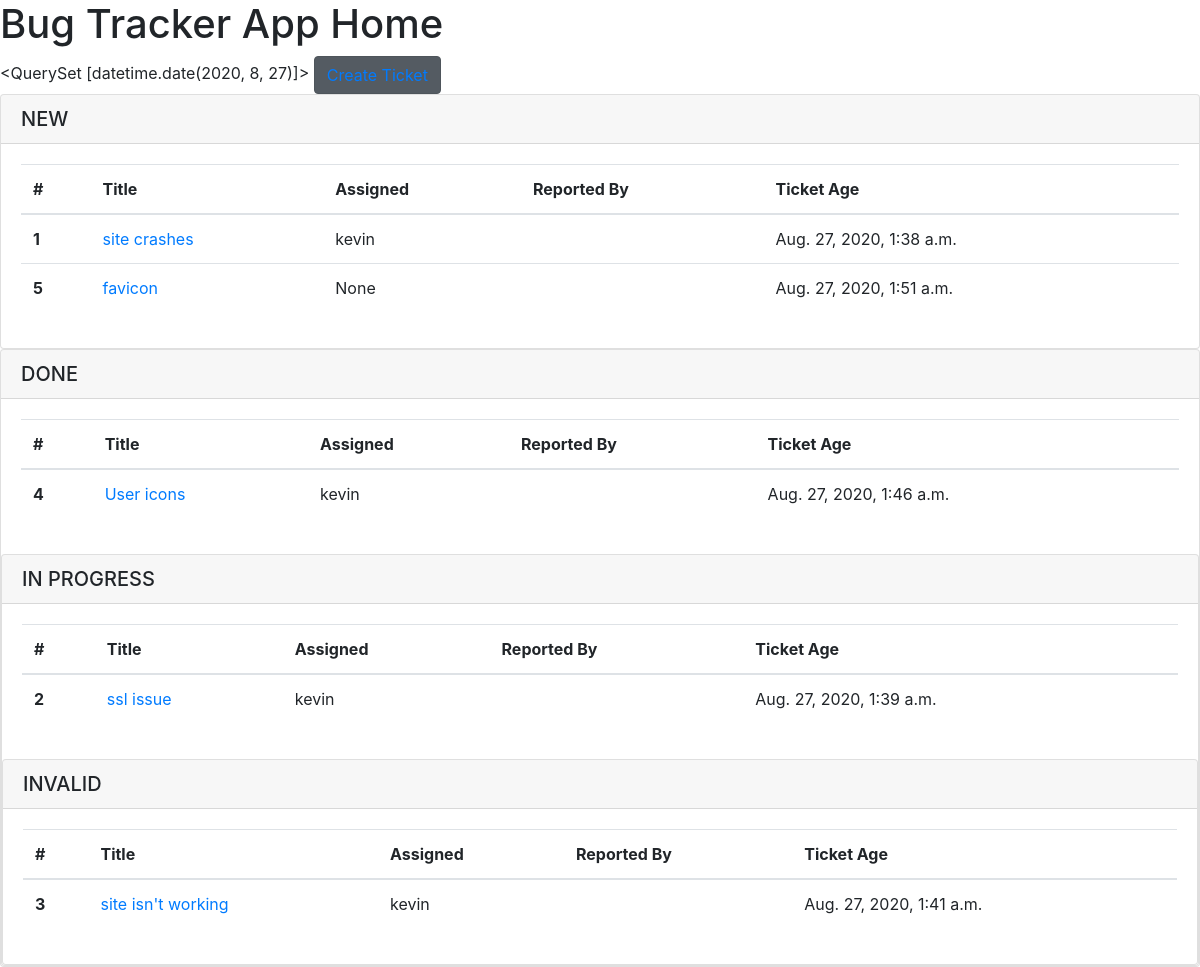
The page / on the database its author committed.
### bugtracker_app/models.py (models this page shows, shortened)
class Ticket(models.Model):
    class StatusChoices(models.TextChoices):
        NEW = 'New',
        IN_PROGRESS = 'In Progress',
        DONE = 'Done',
        INVALID = 'Invalid',
    title = models.CharField(max_length=90)
    time_submitted = models.DateTimeField(
        default=now, editable=False)
    description = models.TextField(max_length=255)
    createdby = models.ForeignKey(
        CustomUserModel, null=True, on_delete=models.CASCADE, related_name='createdby')
    status = models.CharField(
        max_length=32,
        choices=StatusChoices.choices,
        default=StatusChoices.NEW
    )
    assignedto = models.ForeignKey(
        CustomUserModel, null=True, default=None, on_delete=models.CASCADE, related_name='assignedto')
    completedby = models.ForeignKey(
        CustomUserModel, blank=True, null=True, default=None, on_delete=models.CASCADE, related_name='completedby')
    class Meta:
        unique_together = ['title', 'description']

### customuser_app/models.py (models this page shows)
class CustomUserModel(AbstractUser):
    displayname = models.CharField(max_length=90, blank=True, null=True)
    REQUIRED_FIELDS = ['displayname']
    def __str__(self):
        return self.username

### bugtracker_app/views.py (the view)
# urls.py: path('', index_view, name='homepage'),
def index_view(request):
    new_tickets = Ticket.objects.filter(status='New')
    done_tickets = Ticket.objects.filter(status='Done')
    in_progress_tickets = Ticket.objects.filter(status='In Progress')
    invalid_tickets = Ticket.objects.filter(status='Invalid')
    dt_submitted = Ticket.objects.dates('time_submitted', kind='day')
    return render(request, 'index.html', {"new_tickets": new_tickets, "done_tickets": done_tickets, "in_progress_tickets": in_progress_tickets, "invalid_tickets": invalid_tickets, "dt_submitted": dt_submitted})

### templates/index.html (shortened to what this page needs)
{% extends 'base.html' %}
{% block content %}
<h1>Bug Tracker App Home</h1>
{{ dt_submitted }}
<button type="button" class="btn btn-secondary active"><a href='{% url 'addticket'%}'>Create Ticket</a></button>
<div class="card">
            <h5 class="card-header">NEW</h5>
            <div class="card-body">
            <table class="table">
  <thead>
    <tr>
      <th scope="col">#</th>
      <th scope="col">Title</th>
      <th scope="col">Assigned</th>
      <th scope="col">Reported By</th>
      <th scope="col">Ticket Age</th>
    </tr>
  </thead>
  <tbody>
    {% for ticket in new_tickets %}
        <tr>
            <th scope="row">{{ticket.id}}</th>
            <td><a href="{% url 'ticketdetail' ticket.id %}">{{ticket.title}}</a></td>
            <td>{{ticket.assignedto}}</td>
            <td>{{ticket.reportedby}}</td>
            <td>{{ticket.time_submitted}}</td>
        </tr>
    {% endfor %}
  </tbody>
</table>
            </div>
</div>
<div class="card">
            <h5 class="card-header">DONE</h5>
            <div class="card-body">
            <table class="table">
  <thead>
    <tr>
      <th scope="col">#</th>
      <th scope="col">Title</th>
      <th scope="col">Assigned</th>
      <th scope="col">Reported By</th>
      <th scope="col">Ticket Age</th>
    </tr>
  </thead>
  <tbody>
    {% for ticket in done_tickets %}
        <tr>
            <th scope="row">{{ticket.id}}</th>
            <td><a href="{% url 'ticketdetail' ticket.id %}">{{ticket.title}}</a></td>
            <td>{{ticket.assignedto}}</td>
            <td>{{ticket.reportedby}}</td>
            <td>{{ticket.time_submitted}}</td>
        </tr>
    {% endfor %}
  </tbody>
</table>
            </div>
<div class="card">
            <h5 class="card-header">IN PROGRESS</h5>
            <div class="card-body">
            <table class="table">
  <thead>
    <tr>
      <th scope="col">#</th>
      <th scope="col">Title</th>
      <th scope="col">Assigned</th>
      <th scope="col">Reported By</th>
      <th scope="col">Ticket Age</th>
    </tr>
  </thead>
  <tbody>
    {% for ticket in in_progress_tickets %}
        <tr>
            <th scope="row">{{ticket.id}}</th>
            <td><a href="{% url 'ticketdetail' ticket.id %}">{{ticket.title}}</a></td>
            <td>{{ticket.assignedto}}</td>
            <td>{{ticket.reportedby}}</td>
            <td>{{ticket.time_submitted}}</td>
        </tr>
    {% endfor %}
  </tbody>
</table>
            </div>
<div class="card">
            <h5 class="card-header">INVALID</h5>
            <div class="card-body">
            <table class="table">
  <thead>
    <tr>
      <th scope="col">#</th>
      <th scope="col">Title</th>
      <th scope="col">Assigned</th>
      <th scope="col">Reported By</th>
      <th scope="col">Ticket Age</th>
    </tr>
  </thead>
  <tbody>
    {% for ticket in invalid_tickets %}
        <tr>
            <th scope="row">{{ticket.id}}</th>
            <td><a href="{% url 'ticketdetail' ticket.id %}">{{ticket.title}}</a></td>
            <td>{{ticket.assignedto}}</td>
            <td>{{ticket.reportedby}}</td>
            <td>{{ticket.time_submitted}}</td>
        </tr>
    {% endfor %}
  </tbody>
</table>
            </div>
</div>
{% endblock %}

### templates/base.html (shortened to what this page needs)
<!DOCTYPE html>
<html lang="en">
  <head>
    <link rel="stylesheet" href="https://stackpath.bootstrapcdn.com/bootstrap/4.5.2/css/bootstrap.min.css">
  </head>
  <body>
    <main>
        {% block content %}
        {% endblock %}
    </main>
  </body>
</html>

### rows shown on the page
Ticket: id "1", title "site crashes", assignedto "kevin", time_submitted "Aug. 27, 2020, 1:38 a.m."
Ticket: id "5", title "favicon", assignedto "None", time_submitted "Aug. 27, 2020, 1:51 a.m."
Ticket: id "4", title "User icons", assignedto "kevin", time_submitted "Aug. 27, 2020, 1:46 a.m."
Ticket: id "2", title "ssl issue", assignedto "kevin", time_submitted "Aug. 27, 2020, 1:39 a.m."
Ticket: id "3", title "site isn't working", assignedto "kevin", time_submitted "Aug. 27, 2020, 1:41 a.m."

### other values the page prints
{{ dt_submitted }} "<QuerySet [datetime.date(2020, 8, 27)]>"
